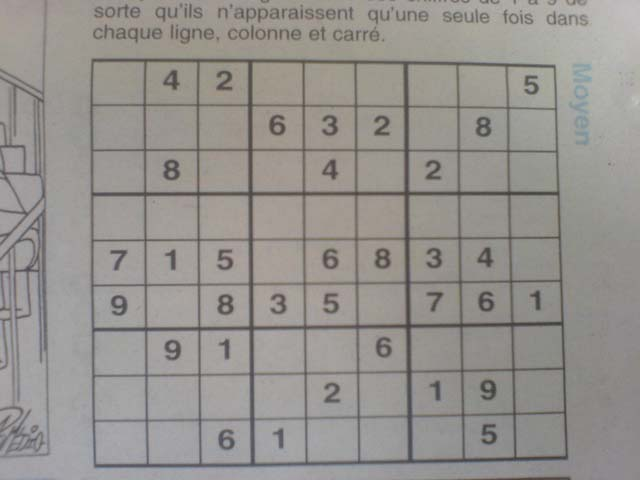
#> input picture images/image10.jpg, 640 x 480 px
$ python -i SudokuRecognizer.py   (imports and definitions only)   (older library calls are emulated)
#> lines starting #> are read from the running program, lines starting #| are printed output that depends on the picture; after the words box and inside, x2 and y2 are one past the last pixel; in counts of white or black regions, pixels touching at a corner belong together
#> further down, picture is the input picture: shape (480, 640, 3); mean B, G, R 142.6, 146.4, 149.7
""" Batuhan Erden S004345 Department of Computer Science """


import cv2
import numpy as np
from SudokuDetector import SudokuDetector


# PCA on MNIST dataset, this function should return PCA transformation for mnist dataset.
# [51 lines left out: functions apply_pca, get_image_rotated, convert_labels, not called in this run]


def detect_sudokus_with_motion(img, e=0.02):
#> called with e = 0.02
    max_areas, max_pers, max_contours, max_approxes = [0, 0], [0, 0], [[], []], [[], []]

    gray = cv2.cvtColor(img, cv2.COLOR_BGR2GRAY)
    blur = cv2.GaussianBlur(gray, (5, 5), 0)
    threshold = cv2.adaptiveThreshold(blur, 255, 1, 1, 51, 1)
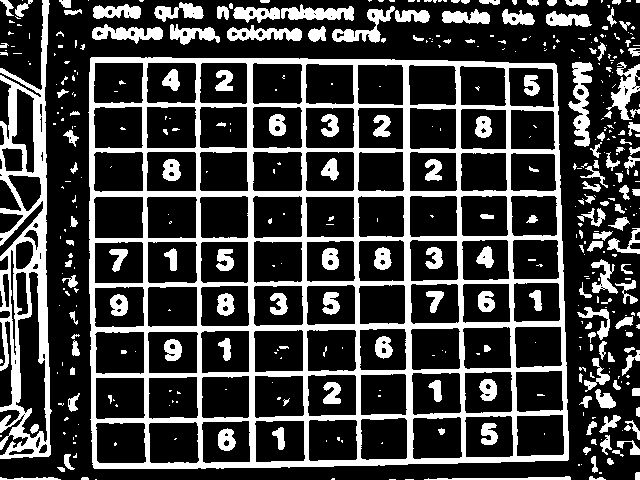
#> threshold: shape (480, 640); 25.8% white; 425 white regions (252 under 20 px)

    _, contours, _ = cv2.findContours(threshold, cv2.RETR_TREE, cv2.CHAIN_APPROX_SIMPLE)
#> contours = 604 contours, 344 with area under 20; largest, box (x1, y1, x2, y2) and area: (88, 57, 569, 469) 191660, (0, 0, 52, 459) 14647, (15, 271, 48, 443) 3048, (147, 331, 199, 374) 2066, (146, 196, 198, 239) 2065

    if len(contours) != 0:
        for contour in contours:
            x, y, w, h = cv2.boundingRect(contour)
            r = w / h

            for i in range(2):
                if cv2.arcLength(contour, True) >= max_pers[i] and cv2.contourArea(contour) >= max_areas[i] and \
                                        0.75 < r < 1.25:
                    max_pers[i] = cv2.arcLength(contour, True)
                    max_areas[i] = cv2.contourArea(contour)
                    max_contours[i] = contour
                    max_approxes[i] = cv2.approxPolyDP(contour, e * max_pers[i], True)
                    break
#> this loop made 604 passes
#> (x, y, w, h, r) on passes 5 to 7: (81, 477, 8, 3, 2.67), (0, 477, 61, 3, 20.33), (589, 476, 17, 4, 4.25)
#> after the loop, max_approxes = 2 contours; box (x1, y1, x2, y2) and area: (90, 58, 569, 469) 189025, (94, 331, 145, 374) 1943; max_areas = [191660, 2036.5]; max_contours = 2 contours; box (x1, y1, x2, y2) and area: (88, 57, 569, 469) 191660, (94, 331, 145, 375) 2036; max_pers = [1783.8, 184.9]

    bounding_boxes = []

    for i in range(2):
        x, y, w, h = cv2.boundingRect(max_contours[i])
        x_left, y_left, x_right, y_right = x, y, x + w, y + h

        bounding_boxes.append([(x_left, y_left), (x_right, y_right)])
#> this loop made 2 passes
#> (x, y, w, h, x_left, y_left, x_right, y_right) on passes 1 to 2: (88, 57, 481, 412, 88, 57, 569, 469), (94, 331, 51, 44, 94, 331, 145, 375)
#> after the loop, bounding_boxes = [[(88, 57), (569, 469)], [(94, 331), (145, 375)]]

    if len(bounding_boxes) == 2:
        a, b = max_areas[0], max_areas[1]
#> a = 191660; b = 2036.5
        similarity = a / b if a < b else b / a
#> similarity = 0.0106
    else:
        similarity = 1

    if similarity < 0.90:
        bounding_boxes = bounding_boxes[:1]
#> bounding_boxes = [[(88, 57), (569, 469)]]

    return bounding_boxes, max_approxes


# [157 lines left out: functions detect_sudoku, push_black_image, get_samples_from_bounding_boxes, get_samples_from_warped, recognize_sudoku, not called in this run]

>>> import cv2
>>> picture = cv2.imread('images/image10.jpg')
>>> result = detect_sudokus_with_motion(picture)

$ run again, on images/image100.jpg
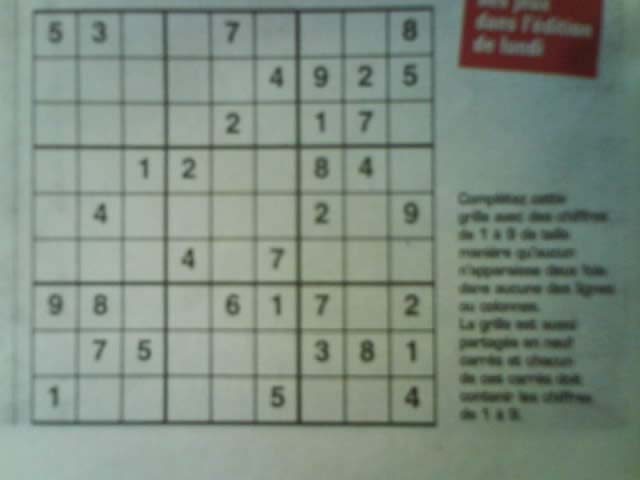
#> input picture images/image100.jpg, 640 x 480 px
#> picture is the input picture: shape (480, 640, 3); mean B, G, R 128.7, 140, 126.6
#> in detect_sudokus_with_motion, `gray = cv2.cvtColor(img, cv2.COLOR_BGR2GRAY)`:
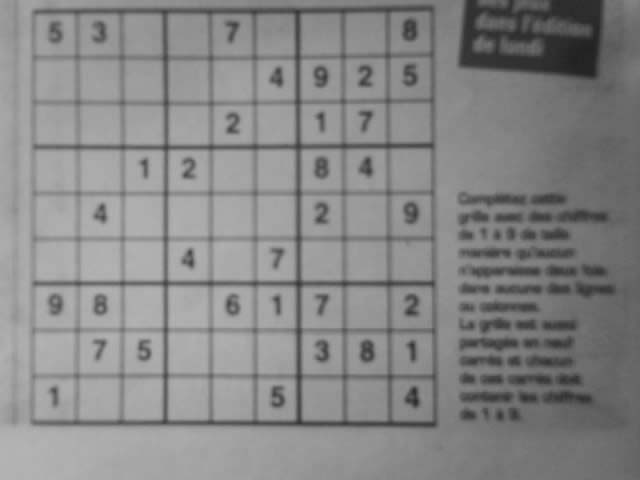
#> gray: shape (480, 640); min 33, max 180, mean 134.7
#> in detect_sudokus_with_motion, `threshold = cv2.adaptiveThreshold(blur, 255, 1, 1, 51, 1)`:
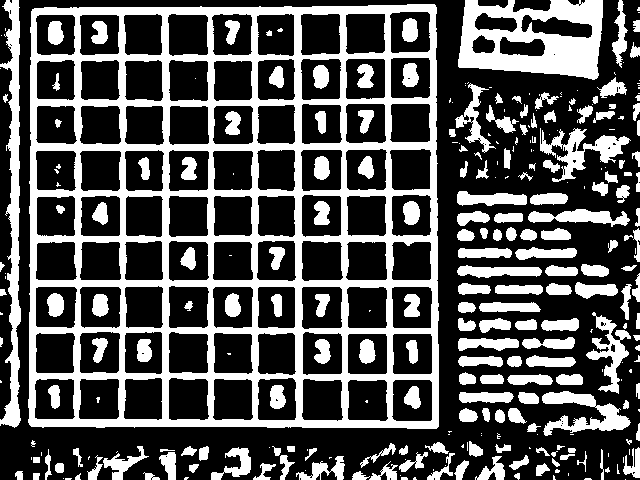
#> threshold: shape (480, 640); 33.3% white; 299 white regions (111 under 20 px)
#> contours = 452 contours, 193 with area under 20; largest, box (x1, y1, x2, y2) and area: (28, 4, 439, 429) 170867, (458, 0, 603, 80) 9281, (0, 0, 21, 428) 3530, (301, 286, 343, 330) 1682, (391, 379, 433, 422) 1664
#> the loop in detect_sudokus_with_motion, `for contour in contours:` made 452 passes
#> (x, y, w, h, r) on passes 1, 4, 5: (625, 479, 1, 1, 1), (63, 478, 1, 1, 1), (413, 477, 4, 3, 1.33)
#> after the loop in detect_sudokus_with_motion, `for contour in contours:`: max_approxes = 2 contours; box (x1, y1, x2, y2) and area: (31, 4, 439, 427) 169692, (301, 286, 343, 329) 1546; max_areas = [170867, 1681.5]; max_contours = 2 contours; box (x1, y1, x2, y2) and area: (28, 4, 439, 429) 170867, (301, 286, 343, 330) 1682; max_pers = [1686.1, 164]
#> the loop in detect_sudokus_with_motion, `for i in range(2):` made 2 passes
#> (x, y, w, h, x_left, y_left, x_right, y_right) on passes 1 to 2: (28, 4, 411, 425, 28, 4, 439, 429), (301, 286, 42, 44, 301, 286, 343, 330)
#> after the loop in detect_sudokus_with_motion, `for i in range(2):`: bounding_boxes = [[(28, 4), (439, 429)], [(301, 286), (343, 330)]]
#> a = 170867; b = 1681.5
#> similarity = 0.00984
#> in detect_sudokus_with_motion, `bounding_boxes = bounding_boxes[:1]`: bounding_boxes = [[(28, 4), (439, 429)]]

$ run again, on images/image1000.jpg
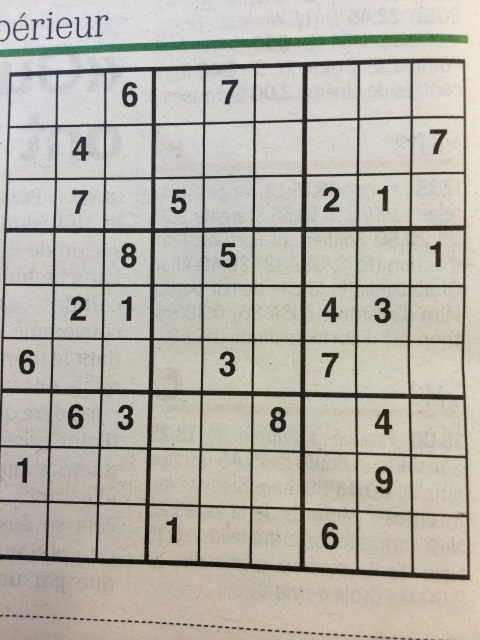
#> input picture images/image1000.jpg, 960 x 1280 px (shown at 1/2 size)
#> picture is the input picture: shape (1280, 960, 3); mean B, G, R 168.4, 178.1, 181.8
#> in detect_sudokus_with_motion, `gray = cv2.cvtColor(img, cv2.COLOR_BGR2GRAY)`:
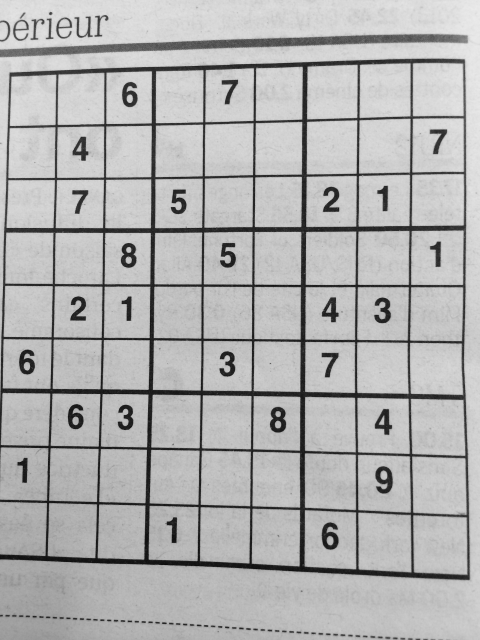
#> gray: shape (1280, 960) (shown at 1/2 size); min 2, max 236, mean 178.1
#> in detect_sudokus_with_motion, `threshold = cv2.adaptiveThreshold(blur, 255, 1, 1, 51, 1)`:
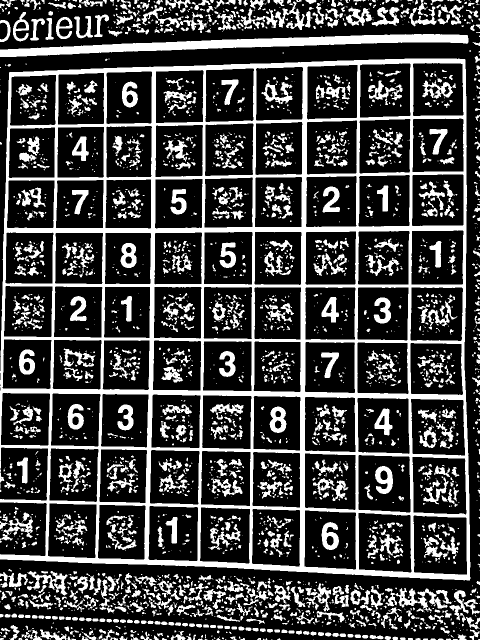
#> threshold: shape (1280, 960) (shown at 1/2 size); 26.1% white; 2941 white regions (1794 under 20 px)
#> contours = 3241 contours, 2213 with area under 20; largest, box (x1, y1, x2, y2) and area: (0, 117, 941, 1161) 916191, (0, 68, 937, 114) 14424, (826, 1030, 935, 1150) 12154, (716, 1025, 824, 1146) 11906, (824, 913, 934, 1030) 11834
#> the loop in detect_sudokus_with_motion, `for contour in contours:` made 3241 passes
#> (x, y, w, h, r) on passes 1, 9, 10: (626, 1279, 1, 1, 1), (892, 1277, 10, 3, 3.33), (876, 1277, 11, 3, 3.67)
#> after the loop in detect_sudokus_with_motion, `for contour in contours:`: max_approxes = 2 contours; box (x1, y1, x2, y2) and area: (0, 118, 940, 1161) 926000, (827, 1030, 934, 1150) 11924; max_areas = [916191, 12153.5]; max_contours = 2 contours; box (x1, y1, x2, y2) and area: (0, 117, 941, 1161) 916191, (826, 1030, 935, 1150) 12154; max_pers = [4474.8, 448.2]
#> the loop in detect_sudokus_with_motion, `for i in range(2):` made 2 passes
#> (x, y, w, h, x_left, y_left, x_right, y_right) on passes 1 to 2: (0, 117, 941, 1044, 0, 117, 941, 1161), (826, 1030, 109, 120, 826, 1030, 935, 1150)
#> after the loop in detect_sudokus_with_motion, `for i in range(2):`: bounding_boxes = [[(0, 117), (941, 1161)], [(826, 1030), (935, 1150)]]
#> a = 916191; b = 12153.5
#> similarity = 0.0133
#> in detect_sudokus_with_motion, `bounding_boxes = bounding_boxes[:1]`: bounding_boxes = [[(0, 117), (941, 1161)]]

$ run again, on images/image1004.jpg
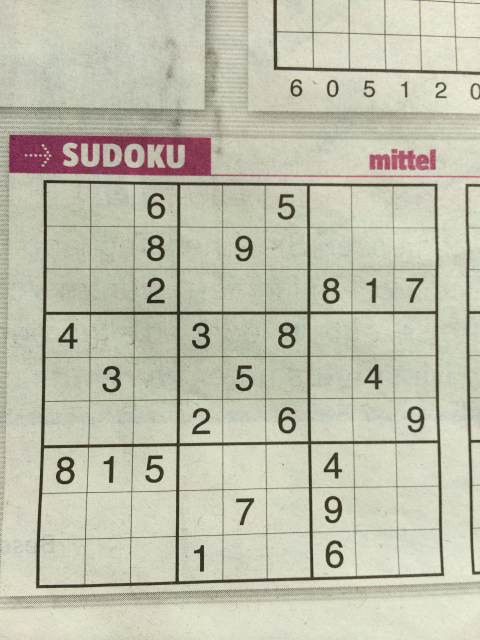
#> input picture images/image1004.jpg, 960 x 1280 px (shown at 1/2 size)
#> picture is the input picture: shape (1280, 960, 3); mean B, G, R 173, 191.2, 191.7
#> in detect_sudokus_with_motion, `gray = cv2.cvtColor(img, cv2.COLOR_BGR2GRAY)`:
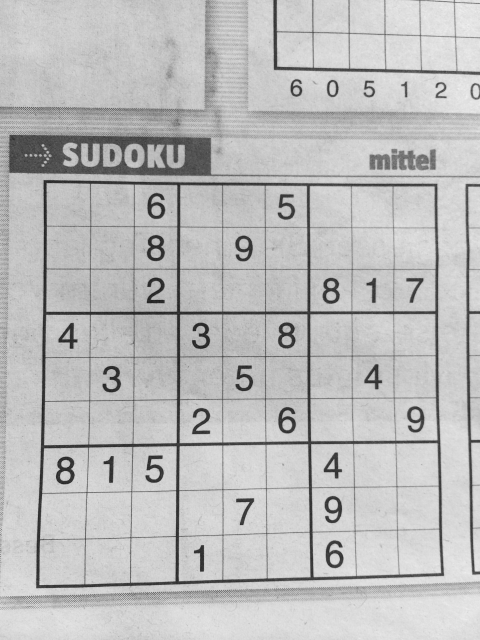
#> gray: shape (1280, 960) (shown at 1/2 size); min 21, max 244, mean 189.3
#> in detect_sudokus_with_motion, `threshold = cv2.adaptiveThreshold(blur, 255, 1, 1, 51, 1)`:
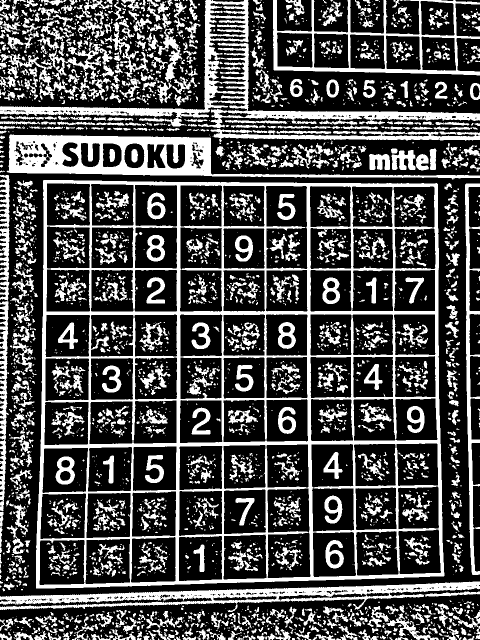
#> threshold: shape (1280, 960) (shown at 1/2 size); 30.5% white; 3389 white regions (2161 under 20 px)
#> contours = 4130 contours, 2918 with area under 20; largest, box (x1, y1, x2, y2) and area: (72, 360, 889, 1177) 638034, (546, 0, 960, 151) 35690, (13, 269, 960, 359) 32722, (0, 0, 960, 256) 30708, (0, 1163, 960, 1224) 19808
#> the loop in detect_sudokus_with_motion, `for contour in contours:` made 4130 passes
#> (x, y, w, h, r) on passes 2, 7, 9: (422, 1279, 1, 1, 1), (154, 1278, 6, 2, 3), (609, 1277, 3, 3, 1)
#> after the loop in detect_sudokus_with_motion, `for contour in contours:`: max_approxes = 2 contours; box (x1, y1, x2, y2) and area: (72, 361, 889, 1177) 641205, (80, 1079, 169, 1171) 7745; max_areas = [638033.5, 7898.5]; max_contours = 2 contours; box (x1, y1, x2, y2) and area: (72, 360, 889, 1177) 638034, (78, 1079, 170, 1171) 7898; max_pers = [3261.4, 371.5]
#> the loop in detect_sudokus_with_motion, `for i in range(2):` made 2 passes
#> (x, y, w, h, x_left, y_left, x_right, y_right) on passes 1 to 2: (72, 360, 817, 817, 72, 360, 889, 1177), (78, 1079, 92, 92, 78, 1079, 170, 1171)
#> after the loop in detect_sudokus_with_motion, `for i in range(2):`: bounding_boxes = [[(72, 360), (889, 1177)], [(78, 1079), (170, 1171)]]
#> a = 638033.5; b = 7898.5
#> similarity = 0.0124
#> in detect_sudokus_with_motion, `bounding_boxes = bounding_boxes[:1]`: bounding_boxes = [[(72, 360), (889, 1177)]]
